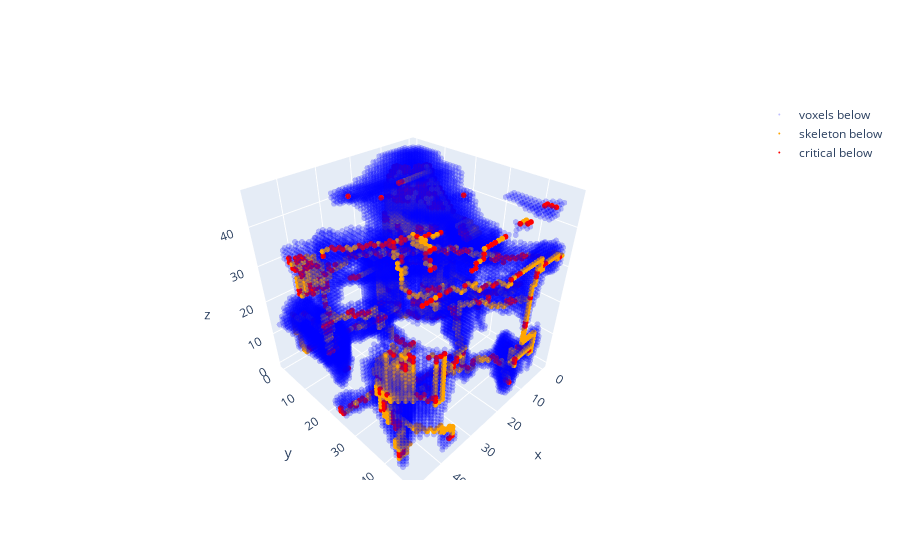

Notebook cell for this chart:
### Code cell
MC = mc.MorseComplex(example)
MC.process_lower_stars(10, 10, 10)

MC.prepare_and_extract_morse_skeleton_below(threshold, 0)

MC.extract_morse_skeleton_below(threshold)

plot_morse_skeleton(MC, example, threshold)
MC.get_number_of_critical_cells(threshold)

### Figure 1 — Plotly figure (JSON) as saved in the notebook; plotly's stock layout.template omitted (floating-point values rounded to 4 significant figures; data arrays with more than 128 entries replaced by an {"elided": "..."} marker saying what was removed)
{"data": [{"marker": {"color": "blue", "size": 2}, "mode": "markers", "name": "voxels below", "opacity": 0.25, "type": "scatter3d", "x": {"elided": "18165 int values"}, "y": {"elided": "18165 int values"}, "z": {"elided": "18165 int values"}}, {"marker": {"color": "orange", "size": 2}, "mode": "markers", "name": "skeleton below", "type": "scatter3d", "x": {"elided": "1949 int values"}, "y": {"elided": "1949 int values"}, "z": {"elided": "1949 int values"}}, {"marker": {"color": "red", "size": 2}, "mode": "markers", "name": "critical below", "type": "scatter3d", "x": {"elided": "944 int values"}, "y": {"elided": "944 int values"}, "z": {"elided": "944 int values"}}], "layout": {"scene": {"aspectmode": "manual", "aspectratio": {"x": 1, "y": 1, "z": 1}}}}
